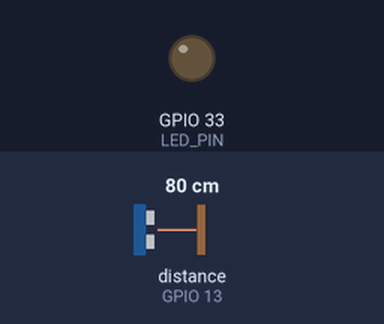
Bench run of a sketch on a simulated ESP32. Parts: output pins drawn as LEDs (lit = HIGH). Wiring (inferred from the names in the program): ultrasonic range finder: trigger GPIO 12; echo GPIO 13. Inputs (shaded band) come from the test bench; at power-on: distance to the obstacle (sensor on GPIO 13) 80 cm. The echo pulse lasts 58.3 µs per cm; WiFi joins after 1.5 s; servers stay silent unless stated; uploads are accepted with an empty reply; the camera gives no picture; pins used as bus, display or sensor lines are not drawn; what the sketch prints to the serial monitor is not drawn.

Above: at 3.5 s.
3.6 s: distance to the obstacle (sensor on GPIO 13) set to 2 cm
6.6 s: distance to the obstacle (sensor on GPIO 13) set to 86 cm
9.6 s: distance to the obstacle (sensor on GPIO 13) set to 94 cm
At 10.5 s:
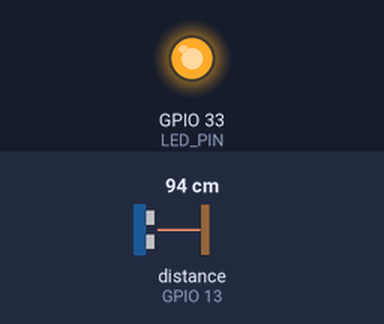
11.1 s: distance to the obstacle (sensor on GPIO 13) set to 4 cm
At 11.6 s:
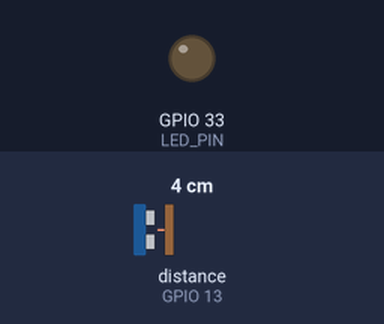
Timing chart, 0 to 13.6 s (numbered marks = the images above; inputs shaded):
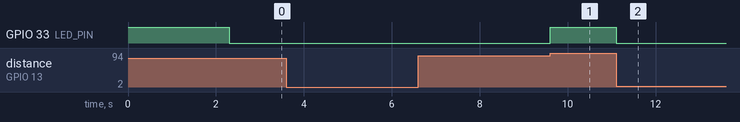

Measured:
- the behaviour switches between 90 and 91 cm on distance to the obstacle (sensor on GPIO 13) (found by bisection; images 0 and 1)
- after the input at 3.6 s, every drawn part: stays the same
- after the input at 6.6 s, every drawn part: stays the same
- after the input at 9.6 s, GPIO 33 (LED_PIN): LOW → HIGH at once
- after the input at 11.1 s, GPIO 33 (LED_PIN): HIGH → LOW at once

The sketch:

sketch_esp32_cam_http_camera.ino
```cpp
#include "WiFi.h"
#include "esp_camera.h"
#include <HTTPClient.h>

const char* ssid = "ssid";
const char* password = "pwd";

//const char* serverAddress = "192.168.0.163";
//const char* serverAddress = "192.168.43.234";
//const uint16_t serverPort = 2137;

const char* serverAddress = "http://192.168.43.234:8080/upload";
HTTPClient http;

// Define the pin for the button
//const int YELLOW_LED_PIN = 16;

// ledPin refers to ESP32-CAM GPIO 4 (flashlight)
const int FLASH_PIN = 4;
const int LED_PIN = 33;

const int TRIG_PIN = 12;
const int ECHO_PIN = 13;

//define sound speed in cm/uS
#define SOUND_SPEED 0.034
const int CAPTURE_DISTANCE = 90;

long duration;
float distanceCm;


#define STATE_WAIT_PRESS   0
#define STATE_INIT_PRESS   1
#define STATE_SENDING      2

int state = STATE_WAIT_PRESS;

unsigned long previousMillis = 0;

const long interval = 8000;


// Pin definition for CAMERA_MODEL_AI_THINKER
#define PWDN_GPIO_NUM     32
#define RESET_GPIO_NUM    -1
#define XCLK_GPIO_NUM      0
#define SIOD_GPIO_NUM     26
#define SIOC_GPIO_NUM     27

#define Y9_GPIO_NUM       35
#define Y8_GPIO_NUM       34
#define Y7_GPIO_NUM       39
#define Y6_GPIO_NUM       36
#define Y5_GPIO_NUM       21
#define Y4_GPIO_NUM       19
#define Y3_GPIO_NUM       18
#define Y2_GPIO_NUM        5
#define VSYNC_GPIO_NUM    25
#define HREF_GPIO_NUM     23
#define PCLK_GPIO_NUM     22


void setupCamera()
{
    camera_config_t config;
    config.ledc_channel = LEDC_CHANNEL_0;
    config.ledc_timer = LEDC_TIMER_0;
    config.pin_d0 = Y2_GPIO_NUM;
    config.pin_d1 = Y3_GPIO_NUM;
    config.pin_d2 = Y4_GPIO_NUM;
    config.pin_d3 = Y5_GPIO_NUM;
    config.pin_d4 = Y6_GPIO_NUM;
    config.pin_d5 = Y7_GPIO_NUM;
    config.pin_d6 = Y8_GPIO_NUM;
    config.pin_d7 = Y9_GPIO_NUM;
    config.pin_xclk = XCLK_GPIO_NUM;
    config.pin_pclk = PCLK_GPIO_NUM;
    config.pin_vsync = VSYNC_GPIO_NUM;
    config.pin_href = HREF_GPIO_NUM;
    config.pin_sscb_sda = SIOD_GPIO_NUM;
    config.pin_sscb_scl = SIOC_GPIO_NUM;
    config.pin_pwdn = PWDN_GPIO_NUM;
    config.pin_reset = RESET_GPIO_NUM;
    config.xclk_freq_hz = 20000000;
    config.pixel_format = PIXFORMAT_JPEG;

    config.frame_size = FRAMESIZE_VGA; // FRAMESIZE_ + QVGA|CIF|VGA|SVGA|XGA|SXGA|UXGA
    config.jpeg_quality = 10;
    config.fb_count = 1;

    // Init Camera
    esp_err_t err = esp_camera_init(&config);
    if (err != ESP_OK) {
      Serial.printf("Camera init failed with error 0x%x", err);
      return;
    }
}

void connectToWiFi() {
  // Connect to Wi-Fi
  WiFi.begin(ssid, password);
  while (WiFi.status() != WL_CONNECTED) {
    delay(1000);
    Serial.println("Connecting to WiFi..");
  }

  // Print ESP32 Local IP Address
  Serial.println(WiFi.localIP());
}


void sendPhoto() {

  // Capture a new photo for the next cycle
  camera_fb_t* new_fb = esp_camera_fb_get();
  if (new_fb) {
    esp_camera_fb_return(new_fb);
    Serial.println("fb pre cleared");
  }

  camera_fb_t* fb = esp_camera_fb_get();
  if (!fb) {
    Serial.println("Camera capture failed");
    return;
  }

  digitalWrite(FLASH_PIN, HIGH);
  delayMicroseconds(1000);
  digitalWrite(FLASH_PIN, LOW);

  http.begin(serverAddress);
  http.addHeader("Content-Type", "application/octet-stream");
  int httpResponseCode = http.POST(fb->buf, fb->len);

  if (httpResponseCode > 0) {
        Serial.println("Image sent successfully");
  } else {
      Serial.print("Error sending image: ");
      Serial.println(httpResponseCode);
  }
  http.end();

  esp_camera_fb_return(fb);

}


void setup(){
  Serial.begin(57600);


  pinMode(LED_PIN, OUTPUT);
  pinMode(FLASH_PIN, OUTPUT);

  pinMode(TRIG_PIN, OUTPUT); // Sets the trigPin as an Output
  pinMode(ECHO_PIN, INPUT); // Sets the echoPin as an Input


  //pinMode(BUTTON_PIN, INPUT_PULLUP);

  digitalWrite(LED_PIN, HIGH);
  setupCamera();
  connectToWiFi();

}

unsigned long currentMillis;


void loop() {

  currentMillis = millis();

  // Clears the TRIG_Pin
  digitalWrite(TRIG_PIN, LOW);
  delayMicroseconds(2);
  // Sets the TRIG_Pin on HIGH state for 10 micro seconds
  digitalWrite(TRIG_PIN, HIGH);
  delayMicroseconds(10);
  digitalWrite(TRIG_PIN, LOW);

  // Reads the echoPin, returns the sound wave travel time in microseconds
  duration = pulseIn(ECHO_PIN, HIGH);

  // Calculate the distance
  distanceCm = duration * SOUND_SPEED/2;

  if(distanceCm < CAPTURE_DISTANCE){
    digitalWrite(LED_PIN, LOW);
    Serial.println("Within capture distance");

    if (currentMillis - previousMillis >= interval) {
    previousMillis = currentMillis;

    sendPhoto();
  }

  }
  else digitalWrite(LED_PIN, HIGH);


  /*
  currentMillis = millis();
  if (currentMillis - previousMillis >= interval) {
    previousMillis = currentMillis;

    sendPhoto();
  }
  */

  /*
  if (digitalRead(BUTTON_PIN) == LOW){
    switch (state) {
      case STATE_WAIT_PRESS:
      Serial.println("Button pressed, init");
        state = STATE_INIT_PRESS;
        break;
      case STATE_INIT_PRESS:
        delay(100);
        break;
      default:
        break;
    }
  }

  switch (state) {
    case STATE_INIT_PRESS:
      if (digitalRead(BUTTON_PIN) != LOW) {
        state = STATE_SENDING;
      }
      break;
    case STATE_SENDING:
      sendPhoto();
      state = STATE_WAIT_PRESS;

      break;
    default:
      //Serial.println("Waiting for button press");
      break;
  }
  */

}
```
